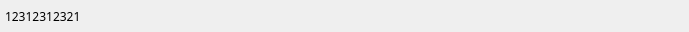
<?xml version="1.0" encoding="UTF-8"?>
<ui version="4.0">
 <class>StatusBar</class>
 <widget class="QWidget" name="StatusBar">
  <property name="geometry">
   <rect>
    <x>0</x>
    <y>0</y>
    <width>689</width>
    <height>32</height>
   </rect>
  </property>
  <property name="windowTitle">
   <string>Form</string>
  </property>
  <layout class="QGridLayout" name="gridLayout">
   <property name="leftMargin">
    <number>5</number>
   </property>
   <property name="topMargin">
    <number>0</number>
   </property>
   <property name="rightMargin">
    <number>0</number>
   </property>
   <property name="bottomMargin">
    <number>0</number>
   </property>
   <property name="spacing">
    <number>0</number>
   </property>
   <item row="0" column="0">
    <layout class="QHBoxLayout" name="horizontalLayout">
     <property name="spacing">
      <number>0</number>
     </property>
     <item>
      <widget class="QLabel" name="warningLabel">
       <property name="minimumSize">
        <size>
         <width>500</width>
         <height>30</height>
        </size>
       </property>
       <property name="maximumSize">
        <size>
         <width>500</width>
         <height>30</height>
        </size>
       </property>
       <property name="font">
        <font>
         <family>微软雅黑</family>
        </font>
       </property>
       <property name="styleSheet">
        <string notr="true"/>
       </property>
       <property name="text">
        <string>12312312321</string>
       </property>
      </widget>
     </item>
     <item>
      <spacer name="horizontalSpacer">
       <property name="orientation">
        <enum>Qt::Horizontal</enum>
       </property>
       <property name="sizeHint" stdset="0">
        <size>
         <width>40</width>
         <height>20</height>
        </size>
       </property>
      </spacer>
     </item>
    </layout>
   </item>
  </layout>
 </widget>
 <resources/>
 <connections/>
</ui>
